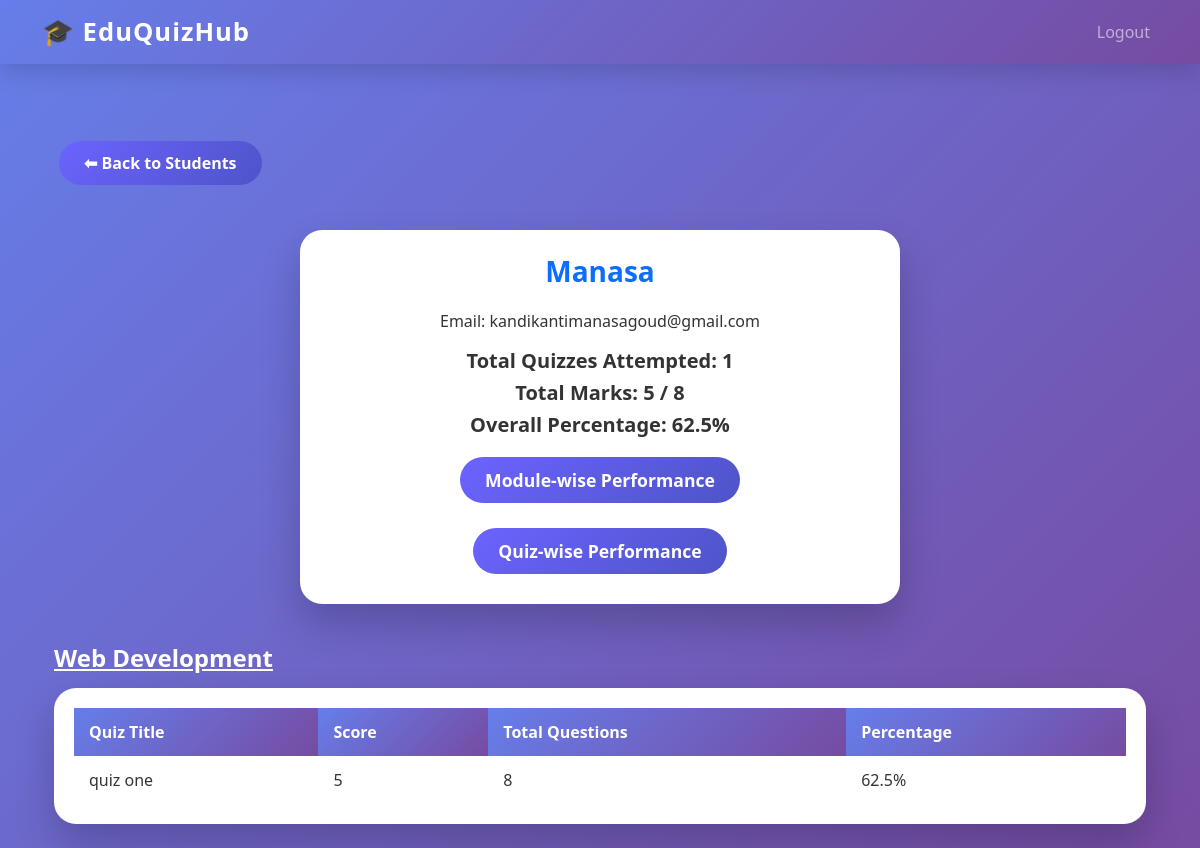
The page /admin/student/2 (signed in) on the database as committed earlier.
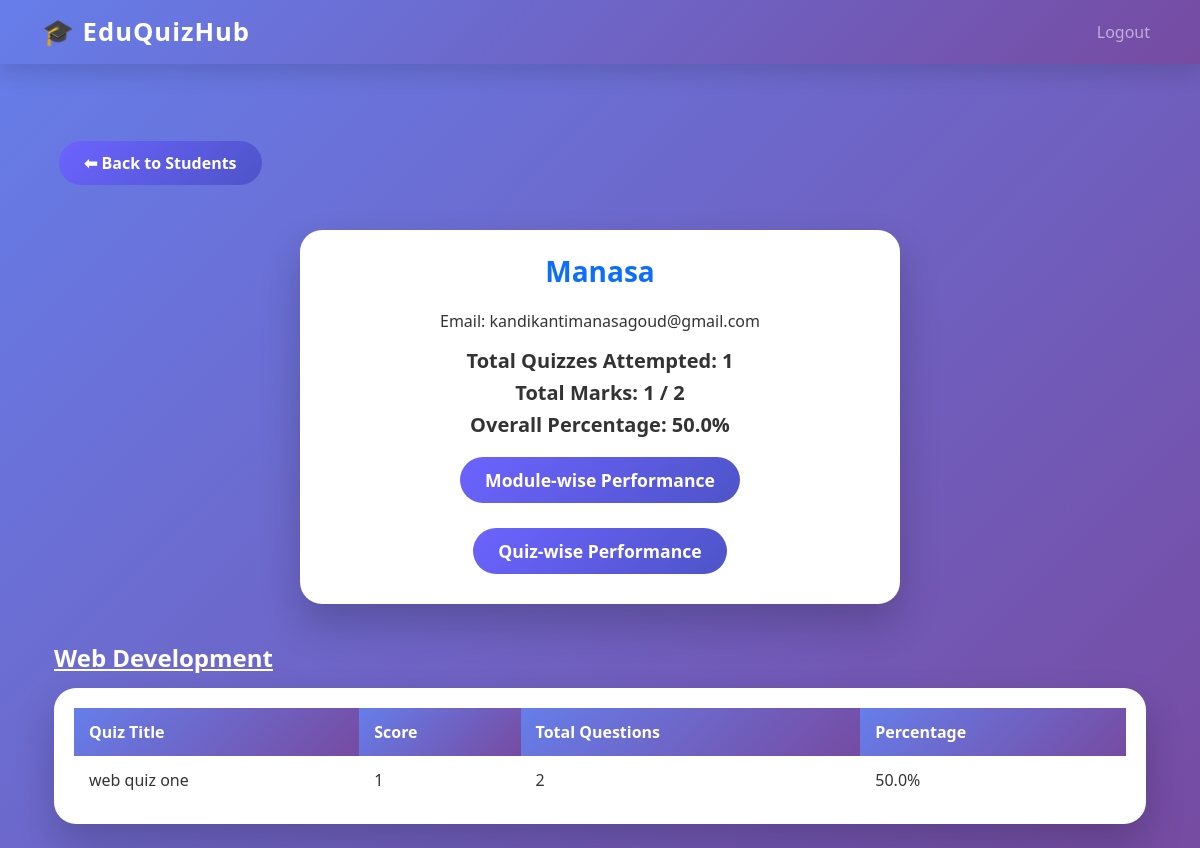
The same page on the database as committed later.
### tables this page shows
CREATE TABLE attempts (
    id INTEGER PRIMARY KEY AUTOINCREMENT,
    student_id INTEGER NOT NULL,
    quiz_id INTEGER NOT NULL,
    score INTEGER,
    total_questions INTEGER,
    answers TEXT,
    FOREIGN KEY (student_id) REFERENCES users(id),
    FOREIGN KEY (quiz_id) REFERENCES quizzes(id)
);

CREATE TABLE quizzes (
    id INTEGER PRIMARY KEY AUTOINCREMENT,
    module_id INTEGER NOT NULL,
    title TEXT NOT NULL,
    time_limit INTEGER,
    is_active INTEGER DEFAULT 0,
    FOREIGN KEY (module_id) REFERENCES modules(id)
);

CREATE TABLE modules (
    id INTEGER PRIMARY KEY AUTOINCREMENT,
    name TEXT NOT NULL
);

### app.py (the view)
@app.route("/admin/student/<int:student_id>")
def admin_student_detail(student_id):
    if session.get("role") != "admin":
        return redirect(url_for("login"))
    conn = get_db_connection()
    student = conn.execute("SELECT * FROM users WHERE id = ?", (student_id,)).fetchone()
    quizzes = conn.execute("""
        SELECT m.name AS module_name,
               q.title AS quiz_title,
               a.score,
               a.total_questions
        FROM attempts a
        JOIN quizzes q ON a.quiz_id = q.id
        JOIN modules m ON q.module_id = m.id
        WHERE a.student_id = ?
        ORDER BY m.name, q.title
    """, (student_id,)).fetchall()
    total_score = sum(q['score'] for q in quizzes)
    total_possible_score = sum(q['total_questions'] for q in quizzes)
    overall_percentage = round((total_score / total_possible_score * 100) if total_possible_score else 0, 2)
    modules_dict = {}
    for q in quizzes:
        if q['module_name'] not in modules_dict:
            modules_dict[q['module_name']] = []
        modules_dict[q['module_name']].append((q['score'], q['total_questions']))
    modules_labels = []
    modules_scores = []
    for module, scores in modules_dict.items():
        modules_labels.append(module)
        avg = round(sum(s[0] for s in scores) / sum(s[1] for s in scores) * 100, 2) if scores else 0
        modules_scores.append(avg)
    quizzes_labels = [q['quiz_title'] for q in quizzes]
    quizzes_scores = [round(q['score'] / q['total_questions'] * 100, 2) if q['total_questions'] else 0 for q in quizzes]
    conn.close()
    return render_template(
        "admin_student_detail.html",
        student=student,
        quizzes=quizzes,
        total_quizzes=len(quizzes),
        total_score=total_score,
        total_possible_score=total_possible_score,
        overall_percentage=overall_percentage,
        modules_labels=modules_labels,
        modules_scores=modules_scores,
        quizzes_labels=quizzes_labels,
        quizzes_scores=quizzes_scores
    )

### app.py (called while the page is built)
def get_db_connection():
    conn = sqlite3.connect("database.db")
    conn.row_factory = sqlite3.Row
    return conn

### templates/admin_student_detail.html (shortened to what this page needs)
{% extends "base.html" %}
{% block content %}
<div class="container mt-4">
    <a href="{{ url_for('admin_students') }}" class="btn-back">⬅ Back to Students</a>
    <div class="card-center">
        <h3>{{ student.name }}</h3>
        <p>Email: {{ student.email }}</p>
        <h5>Total Quizzes Attempted: {{ total_quizzes }}</h5>
        <h5>Total Marks: {{ total_score }} / {{ total_possible_score }}</h5>
        <h5>Overall Percentage: {{ overall_percentage }}%</h5>
        <div class="btn-group">
            <button class="btn-chart" id="moduleBtn">Module-wise Performance</button>
            <button class="btn-chart" id="quizBtn">Quiz-wise Performance</button>
        </div>
    </div>
    {% set current_module = None %}
    {% for quiz in quizzes %}
        {% if current_module != quiz.module_name %}
            <h4>{{ quiz.module_name }}</h4>
            <div class="table-container">
                <table>
                    <thead>
                        <tr>
                            <th>Quiz Title</th>
                            <th>Score</th>
                            <th>Total Questions</th>
                            <th>Percentage</th>
                        </tr>
                    </thead>
                    <tbody>
            {% set current_module = quiz.module_name %}
        {% endif %}
        <tr>
            <td>{{ quiz.quiz_title }}</td>
            <td>{{ quiz.score }}</td>
            <td>{{ quiz.total_questions }}</td>
            <td>{{ ((quiz.score / quiz.total_questions) * 100)|round(2) }}%</td>
        </tr>
        {% if loop.last %}
            </tbody></table>
        </div>
        {% endif %}
    {% endfor %}
</div>
{% endblock %}

Rows that differ between the two databases and show on the page:
changed attempts "Web Development": quiz_title "quiz one" → "web quiz one"; score "5" → "1"; total_questions "8" → "2"; ((quiz.score/quiz.total_questions)*100)|round(2) "62.5" → "50.0"
Other text that changed with them:
{{ total_score }}: "5" → "1"
{{ total_possible_score }}: "8" → "2"
{{ overall_percentage }}: "62.5" → "50.0"
